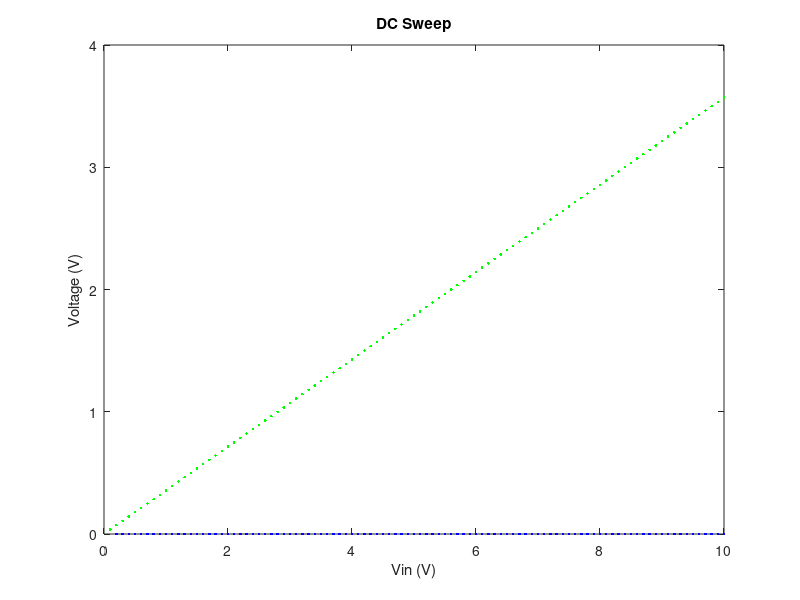

Here is the MATLAB script that generated this plot:
%%%V = ?I3 + ?I3^2 + ?I3^3
%%% to properly model this we would need to add values for betta and gamma.
%%% in the G matrix where alpha once was, we would include betta and gamma
%%% as well. i would then be able to go through the same format that was
%%% seen in part 1 to solve the circuit. 

%%%%Variable Definitions
R1 = 1;
G1 = 1/R1;
R2 = 2;
G2 = 1/R2;
R3 = 10;
G3 = 1/R3;
R4 = 0.1;
G4 = 1/R4;
RO = 1000;
GO = 1/RO;
L = 0.2;
Cap = 0.25;
alpha = 100;
beta=100e5;
gamma=100e8;
%%%%Matrix building
%%%%Will build 7 matrices for the 7 functions defined. 
C = [0 0 0 0 0 0 0;
   -Cap Cap 0 0 0 0 0;
    0 0 -L 0 0 0 0;
    0 0 0 0 0 0 0;
    0 0 0 0 0 0 0;
    0 0 0 0 0 0 0;
    0 0 0 0 0 0 0;];

G = [1 0 0 0 0 0 0;
   -G2 G1+G2 -1 0 0 0 0;
    0 1 0 -1 0 0 0;
    0 0 -1 G3 0 0 0;
    0 0 0 0 0 1 0;
    0 0 0 G3 -1 0 0;
    0 0 0 0 0 -G4 G4+GO];
I3=0;
J = [0 0 0 0 0 0 0;
    0 0 0 0 0 0 0;
    0 0 0 0 0 0 0;
    0 0 0 0 0 0 0;
    0 0 0 0 0 0 0;
    0 0 0 0 0 0 0;
    0 0 0 0 0 0 (-alpha - beta*I3.^2 - gamma*I3.^3);];
%%%%create out AC and DC voltage matrices
%%%%define our F matrix.
%V = [V1; V2; IL; V3; I3; V4; V0];
VDC=zeros(7,1);
VAC=zeros(7,1);
F=zeros(7,1);
%%%sweep from 0.1V to 10V. 10 points
%%%%%Part 3B.i
for v = 0.1:0.1:10
    F(1,1)=v;
    VDC=G\F;
    figure(1)
    plot (v, VDC(7,1),'b.') %VO
    plot(v, VDC(4,1), 'g.') %V3
    hold on
    title('DC Sweep')
    xlabel('Vin (V)')
    ylabel('Voltage (V)')   
end
